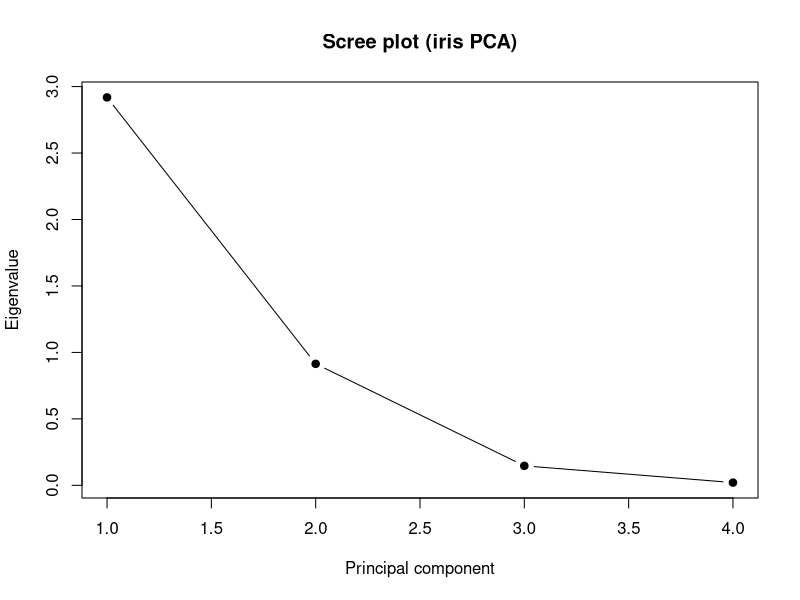
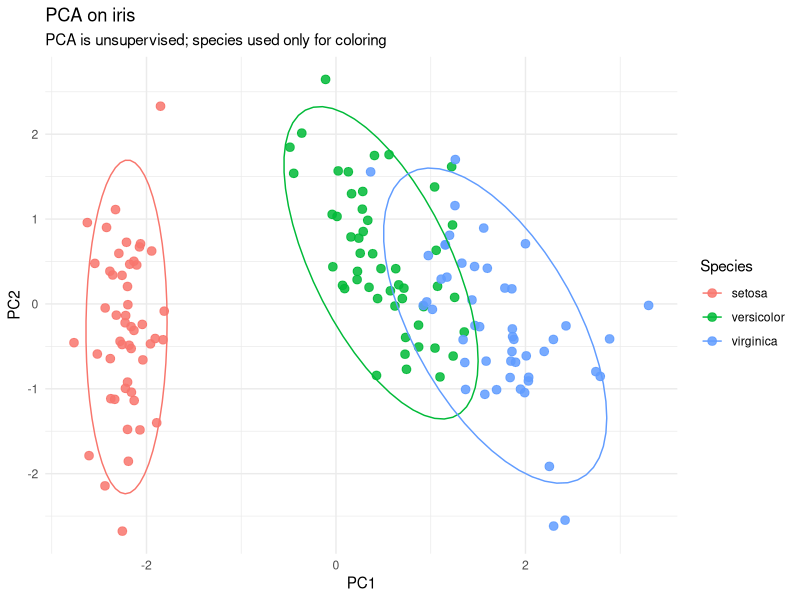
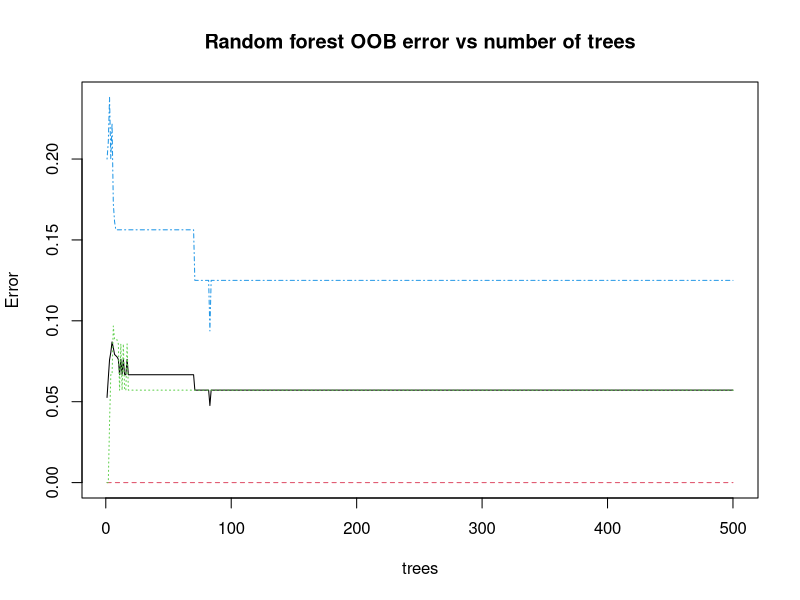
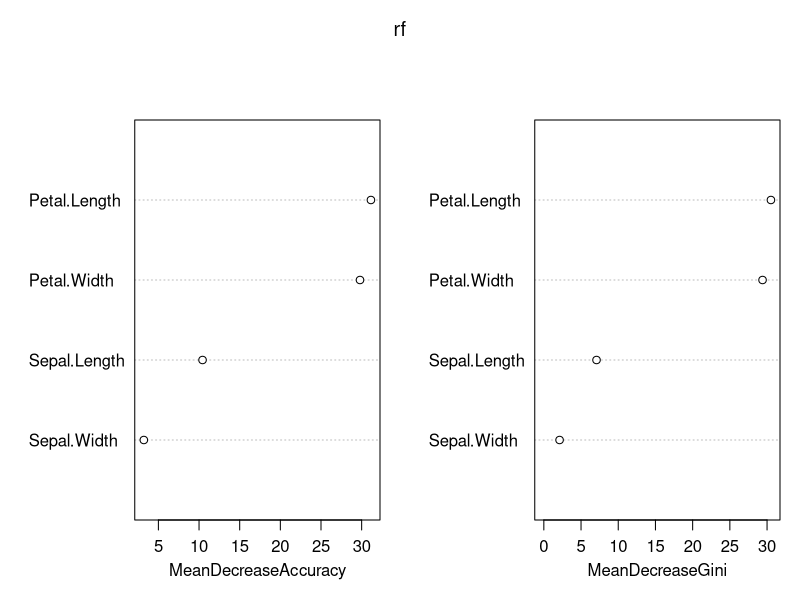

These charts were generated, in order, by the following R code:



# Random Forest
  # I have a problem, and I wanna use it to predict groups for things in the future
  # supervised learning
      # knows what the correct values are and tries to conform to that
  # classifier
      #  know the variable groups, train on the data, use the learning to take in new data and classify it based on the training data
  # decision trees




# PCA
  # get an idea of the overarching way that the variance is distribute
  # Unsupervised
      # has no idea about the data when running
  # dimensionality reduction
  # assumes normal distribution



# For reproducible results
set.seed(1)

# Packages used today
library(ggplot2)
library(psych)        # Bartlett's test
library(randomForest) # Random forest

# Data
data(iris)

# PCA ###########################################################
# Step 1: choose numeric columns and (usually) scale
iris_num <- iris[, 1:4]
iris_species <- iris$Species

round(cor(iris_num), 2)

# Step 2: check whether PCA is “worth it” (Bartlett’s test)
bart <- cortest.bartlett(cor(iris_num), n = nrow(iris_num))
bart

# Step 3: fit PCA with prcomp()
pca <- prcomp(iris_num, center = TRUE, scale. = TRUE)
summary(pca)


# Step 4: variance explained (small table) (eigen values and vector)
eig <- pca$sdev^2
pve <- eig / sum(eig)

pca_var_table <- data.frame(
  PC = paste0("PC", 1:length(eig)),
  Eigenvalue = round(eig, 3),
  PVE = round(pve, 3),
  CumPVE = round(cumsum(pve), 3)
)
pca_var_table

# Step 5: scree plot
plot(eig, type = "b", pch = 19,
     xlab = "Principal component",
     ylab = "Eigenvalue",
     main = "Scree plot (iris PCA)")

# test
broken_stick <- function(p) sapply(1:p, function(k) sum(1/(k:p)) / p)
bs <- broken_stick(ncol(iris_num))

retain <- data.frame(
  PC = paste0("PC", 1:length(pve)),
  ObservedPVE = round(pve, 3),
  BrokenStick = round(bs, 3),
  Keep = pve > bs
)
retain

# Step 6: interpret scores and loadings
head(pca$x)
pca$rotation

# Step 7: plot PC1 vs PC2 (color by species)
scores <- as.data.frame(pca$x)
scores$Species <- iris_species

plt <- ggplot(scores, aes(PC1, PC2, color = Species)) +
  geom_point(size = 2.6, alpha = 0.85) +
  theme_minimal() +
  labs(title = "PCA on iris", subtitle = "PCA is unsupervised; species used only for coloring")

plt + stat_ellipse() # 95% CI

# Optional: test group separation after PCA
man <- manova(cbind(PC1, PC2) ~ Species, data = scores)
summary(man, test = "Pillai")


# Random Forest ##################################################
# Step 1: define response and predictors
 # Here the response is Species (categorical), and predictors are the four measurements.

# Step 2: train/test split
set.seed(42)
id_train <- sample(seq_len(nrow(iris)), size = 0.7 * nrow(iris))
train <- iris[id_train, ]
test  <- iris[-id_train, ]

# Step 3: fit a random forest classifier
rf <- randomForest(
  Species ~ ., data = train,
  ntree = 500,
  mtry = 2,
  importance = TRUE
)
rf

# Step 4: evaluate on the test set
pred <- predict(rf, newdata = test)
conf <- table(Observed = test$Species, Predicted = pred)
conf

acc <- mean(pred == test$Species)
acc

# Step 5: OOB error curve
plot(rf, main = "Random forest OOB error vs number of trees")

# Step 6: variable importance
importance(rf)

varImpPlot(rf)
